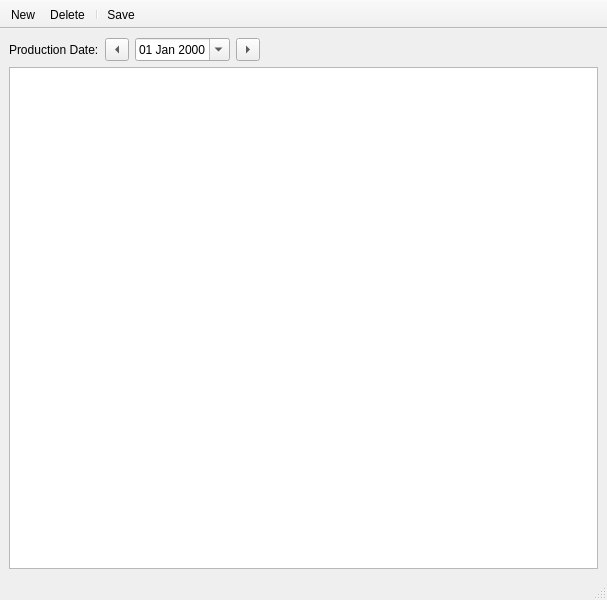
<?xml version="1.0" encoding="UTF-8"?>
<ui version="4.0">
 <class>TabularOcLinking</class>
 <widget class="QMainWindow" name="TabularOcLinking">
  <property name="geometry">
   <rect>
    <x>0</x>
    <y>0</y>
    <width>607</width>
    <height>600</height>
   </rect>
  </property>
  <property name="windowTitle">
   <string>Reel Allocation</string>
  </property>
  <property name="windowIcon">
   <iconset resource="../../universal/debtcollection/res.qrc">
    <normaloff>:/images/Process-Accept.ico</normaloff>:/images/Process-Accept.ico</iconset>
  </property>
  <widget class="QWidget" name="centralwidget">
   <layout class="QVBoxLayout" name="verticalLayout">
    <item>
     <layout class="QHBoxLayout" name="horizontalLayout">
      <item>
       <widget class="QLabel" name="label">
        <property name="text">
         <string>Production Date:</string>
        </property>
       </widget>
      </item>
      <item>
       <widget class="QToolButton" name="cmdPreviousDate">
        <property name="text">
         <string>...</string>
        </property>
        <property name="arrowType">
         <enum>Qt::LeftArrow</enum>
        </property>
       </widget>
      </item>
      <item>
       <widget class="QDateEdit" name="dtpDate">
        <property name="displayFormat">
         <string>dd MMM yyyy</string>
        </property>
        <property name="calendarPopup">
         <bool>true</bool>
        </property>
       </widget>
      </item>
      <item>
       <widget class="QToolButton" name="cmdNextDate">
        <property name="text">
         <string>...</string>
        </property>
        <property name="arrowType">
         <enum>Qt::RightArrow</enum>
        </property>
       </widget>
      </item>
      <item>
       <spacer name="horizontalSpacer">
        <property name="orientation">
         <enum>Qt::Horizontal</enum>
        </property>
        <property name="sizeHint" stdset="0">
         <size>
          <width>40</width>
          <height>20</height>
         </size>
        </property>
       </spacer>
      </item>
     </layout>
    </item>
    <item>
     <widget class="QTableView" name="tblAllocation">
      <property name="alternatingRowColors">
       <bool>true</bool>
      </property>
     </widget>
    </item>
   </layout>
  </widget>
  <widget class="QStatusBar" name="statusbar"/>
  <widget class="QToolBar" name="toolBar">
   <property name="windowTitle">
    <string>Main Tool Bar</string>
   </property>
   <property name="movable">
    <bool>false</bool>
   </property>
   <property name="iconSize">
    <size>
     <width>16</width>
     <height>16</height>
    </size>
   </property>
   <property name="toolButtonStyle">
    <enum>Qt::ToolButtonTextBesideIcon</enum>
   </property>
   <property name="floatable">
    <bool>false</bool>
   </property>
   <attribute name="toolBarArea">
    <enum>TopToolBarArea</enum>
   </attribute>
   <attribute name="toolBarBreak">
    <bool>false</bool>
   </attribute>
   <addaction name="action_New"/>
   <addaction name="action_Delete"/>
   <addaction name="separator"/>
   <addaction name="action_Save"/>
  </widget>
  <action name="action_New">
   <property name="icon">
    <iconset resource="../../universal/debtcollection/res.qrc">
     <normaloff>:/images/add-event.ico</normaloff>:/images/add-event.ico</iconset>
   </property>
   <property name="text">
    <string>&amp;New</string>
   </property>
   <property name="toolTip">
    <string>New Entry</string>
   </property>
  </action>
  <action name="action_Delete">
   <property name="icon">
    <iconset resource="../../universal/debtcollection/res.qrc">
     <normaloff>:/images/remove-from-database.ico</normaloff>:/images/remove-from-database.ico</iconset>
   </property>
   <property name="text">
    <string>&amp;Delete</string>
   </property>
   <property name="toolTip">
    <string>Delete Selected Entries</string>
   </property>
  </action>
  <action name="action_Save">
   <property name="icon">
    <iconset resource="../../home/src/res.qrc">
     <normaloff>:/images/smartmedia.png</normaloff>:/images/smartmedia.png</iconset>
   </property>
   <property name="text">
    <string>&amp;Save</string>
   </property>
   <property name="toolTip">
    <string>Save Changes</string>
   </property>
  </action>
 </widget>
 <resources>
  <include location="../../home/src/res.qrc"/>
  <include location="../../universal/debtcollection/res.qrc"/>
 </resources>
 <connections/>
</ui>
